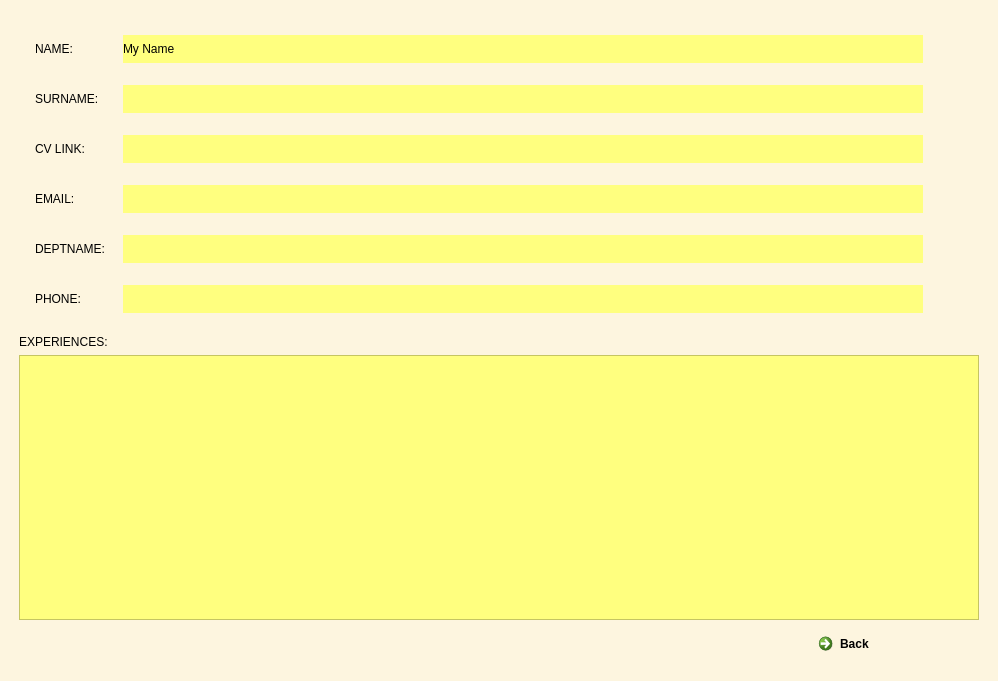
<?xml version="1.0" encoding="UTF-8"?>
<ui version="4.0">
 <class>Dialog</class>
 <widget class="QDialog" name="Dialog">
  <property name="geometry">
   <rect>
    <x>0</x>
    <y>0</y>
    <width>998</width>
    <height>681</height>
   </rect>
  </property>
  <property name="windowTitle">
   <string>Dialog</string>
  </property>
  <property name="styleSheet">
   <string notr="true">background-color: rgb(194, 154, 191);
background-color: rgb(253, 245, 223);</string>
  </property>
  <layout class="QVBoxLayout" name="verticalLayout_2">
   <item>
    <layout class="QVBoxLayout" name="verticalLayout">
     <property name="leftMargin">
      <number>8</number>
     </property>
     <property name="topMargin">
      <number>8</number>
     </property>
     <property name="rightMargin">
      <number>8</number>
     </property>
     <property name="bottomMargin">
      <number>8</number>
     </property>
     <item>
      <layout class="QVBoxLayout" name="verticalLayout_4">
       <property name="leftMargin">
        <number>8</number>
       </property>
       <property name="topMargin">
        <number>8</number>
       </property>
       <property name="rightMargin">
        <number>8</number>
       </property>
       <property name="bottomMargin">
        <number>8</number>
       </property>
       <item>
        <layout class="QHBoxLayout" name="horizontalLayout_8">
         <property name="spacing">
          <number>8</number>
         </property>
         <property name="leftMargin">
          <number>8</number>
         </property>
         <property name="topMargin">
          <number>8</number>
         </property>
         <property name="rightMargin">
          <number>8</number>
         </property>
         <property name="bottomMargin">
          <number>8</number>
         </property>
         <item>
          <widget class="QLabel" name="label_8">
           <property name="minimumSize">
            <size>
             <width>80</width>
             <height>0</height>
            </size>
           </property>
           <property name="maximumSize">
            <size>
             <width>80</width>
             <height>40</height>
            </size>
           </property>
           <property name="text">
            <string>NAME:</string>
           </property>
          </widget>
         </item>
         <item>
          <widget class="QLabel" name="outName">
           <property name="minimumSize">
            <size>
             <width>800</width>
             <height>28</height>
            </size>
           </property>
           <property name="maximumSize">
            <size>
             <width>800</width>
             <height>40</height>
            </size>
           </property>
           <property name="mouseTracking">
            <bool>false</bool>
           </property>
           <property name="styleSheet">
            <string notr="true">background-color: rgb(255, 255, 255);
background-color: rgb(255, 255, 127);</string>
           </property>
           <property name="text">
            <string>My Name</string>
           </property>
           <property name="wordWrap">
            <bool>true</bool>
           </property>
           <property name="textInteractionFlags">
            <set>Qt::LinksAccessibleByKeyboard|Qt::LinksAccessibleByMouse|Qt::TextBrowserInteraction|Qt::TextSelectableByKeyboard|Qt::TextSelectableByMouse</set>
           </property>
          </widget>
         </item>
         <item>
          <spacer name="horizontalSpacer">
           <property name="orientation">
            <enum>Qt::Horizontal</enum>
           </property>
           <property name="sizeType">
            <enum>QSizePolicy::Expanding</enum>
           </property>
           <property name="sizeHint" stdset="0">
            <size>
             <width>40</width>
             <height>20</height>
            </size>
           </property>
          </spacer>
         </item>
        </layout>
       </item>
       <item>
        <layout class="QHBoxLayout" name="horizontalLayout_2">
         <property name="spacing">
          <number>8</number>
         </property>
         <property name="leftMargin">
          <number>8</number>
         </property>
         <property name="topMargin">
          <number>8</number>
         </property>
         <property name="rightMargin">
          <number>8</number>
         </property>
         <property name="bottomMargin">
          <number>8</number>
         </property>
         <item>
          <widget class="QLabel" name="label_2">
           <property name="minimumSize">
            <size>
             <width>80</width>
             <height>0</height>
            </size>
           </property>
           <property name="maximumSize">
            <size>
             <width>80</width>
             <height>40</height>
            </size>
           </property>
           <property name="text">
            <string>SURNAME:</string>
           </property>
          </widget>
         </item>
         <item>
          <widget class="QLabel" name="outSurname">
           <property name="minimumSize">
            <size>
             <width>800</width>
             <height>28</height>
            </size>
           </property>
           <property name="maximumSize">
            <size>
             <width>800</width>
             <height>40</height>
            </size>
           </property>
           <property name="mouseTracking">
            <bool>false</bool>
           </property>
           <property name="styleSheet">
            <string notr="true">background-color: rgb(255, 255, 255);
background-color: rgb(255, 255, 127);</string>
           </property>
           <property name="text">
            <string/>
           </property>
           <property name="wordWrap">
            <bool>true</bool>
           </property>
           <property name="textInteractionFlags">
            <set>Qt::LinksAccessibleByKeyboard|Qt::LinksAccessibleByMouse|Qt::TextBrowserInteraction|Qt::TextSelectableByKeyboard|Qt::TextSelectableByMouse</set>
           </property>
          </widget>
         </item>
         <item>
          <spacer name="horizontalSpacer_2">
           <property name="orientation">
            <enum>Qt::Horizontal</enum>
           </property>
           <property name="sizeHint" stdset="0">
            <size>
             <width>40</width>
             <height>20</height>
            </size>
           </property>
          </spacer>
         </item>
        </layout>
       </item>
       <item>
        <layout class="QHBoxLayout" name="horizontalLayout_4">
         <property name="spacing">
          <number>8</number>
         </property>
         <property name="leftMargin">
          <number>8</number>
         </property>
         <property name="topMargin">
          <number>8</number>
         </property>
         <property name="rightMargin">
          <number>8</number>
         </property>
         <property name="bottomMargin">
          <number>8</number>
         </property>
         <item>
          <widget class="QLabel" name="label_4">
           <property name="minimumSize">
            <size>
             <width>80</width>
             <height>0</height>
            </size>
           </property>
           <property name="maximumSize">
            <size>
             <width>80</width>
             <height>40</height>
            </size>
           </property>
           <property name="text">
            <string>CV LINK:</string>
           </property>
          </widget>
         </item>
         <item>
          <widget class="QLabel" name="outCvLink">
           <property name="minimumSize">
            <size>
             <width>800</width>
             <height>28</height>
            </size>
           </property>
           <property name="maximumSize">
            <size>
             <width>800</width>
             <height>40</height>
            </size>
           </property>
           <property name="mouseTracking">
            <bool>false</bool>
           </property>
           <property name="styleSheet">
            <string notr="true">background-color: rgb(255, 255, 127);</string>
           </property>
           <property name="text">
            <string/>
           </property>
           <property name="wordWrap">
            <bool>true</bool>
           </property>
           <property name="textInteractionFlags">
            <set>Qt::LinksAccessibleByKeyboard|Qt::LinksAccessibleByMouse|Qt::TextBrowserInteraction|Qt::TextSelectableByKeyboard|Qt::TextSelectableByMouse</set>
           </property>
          </widget>
         </item>
         <item>
          <spacer name="horizontalSpacer_4">
           <property name="orientation">
            <enum>Qt::Horizontal</enum>
           </property>
           <property name="sizeHint" stdset="0">
            <size>
             <width>40</width>
             <height>20</height>
            </size>
           </property>
          </spacer>
         </item>
        </layout>
       </item>
       <item>
        <layout class="QHBoxLayout" name="horizontalLayout_5">
         <property name="spacing">
          <number>8</number>
         </property>
         <property name="leftMargin">
          <number>8</number>
         </property>
         <property name="topMargin">
          <number>8</number>
         </property>
         <property name="rightMargin">
          <number>8</number>
         </property>
         <property name="bottomMargin">
          <number>8</number>
         </property>
         <item>
          <widget class="QLabel" name="label_5">
           <property name="minimumSize">
            <size>
             <width>80</width>
             <height>0</height>
            </size>
           </property>
           <property name="maximumSize">
            <size>
             <width>80</width>
             <height>40</height>
            </size>
           </property>
           <property name="text">
            <string>EMAIL:</string>
           </property>
          </widget>
         </item>
         <item>
          <widget class="QLabel" name="outEmail">
           <property name="minimumSize">
            <size>
             <width>800</width>
             <height>28</height>
            </size>
           </property>
           <property name="maximumSize">
            <size>
             <width>800</width>
             <height>40</height>
            </size>
           </property>
           <property name="mouseTracking">
            <bool>false</bool>
           </property>
           <property name="styleSheet">
            <string notr="true">background-color: rgb(255, 255, 255);
background-color: rgb(255, 255, 127);</string>
           </property>
           <property name="text">
            <string/>
           </property>
           <property name="wordWrap">
            <bool>true</bool>
           </property>
           <property name="textInteractionFlags">
            <set>Qt::LinksAccessibleByKeyboard|Qt::LinksAccessibleByMouse|Qt::TextBrowserInteraction|Qt::TextSelectableByKeyboard|Qt::TextSelectableByMouse</set>
           </property>
          </widget>
         </item>
         <item>
          <spacer name="horizontalSpacer_5">
           <property name="orientation">
            <enum>Qt::Horizontal</enum>
           </property>
           <property name="sizeHint" stdset="0">
            <size>
             <width>40</width>
             <height>20</height>
            </size>
           </property>
          </spacer>
         </item>
        </layout>
       </item>
       <item>
        <layout class="QHBoxLayout" name="horizontalLayout_6">
         <property name="spacing">
          <number>8</number>
         </property>
         <property name="leftMargin">
          <number>8</number>
         </property>
         <property name="topMargin">
          <number>8</number>
         </property>
         <property name="rightMargin">
          <number>8</number>
         </property>
         <property name="bottomMargin">
          <number>8</number>
         </property>
         <item>
          <widget class="QLabel" name="label_6">
           <property name="minimumSize">
            <size>
             <width>80</width>
             <height>0</height>
            </size>
           </property>
           <property name="maximumSize">
            <size>
             <width>80</width>
             <height>40</height>
            </size>
           </property>
           <property name="text">
            <string>DEPTNAME:</string>
           </property>
          </widget>
         </item>
         <item>
          <widget class="QLabel" name="outDepartmentName">
           <property name="minimumSize">
            <size>
             <width>800</width>
             <height>28</height>
            </size>
           </property>
           <property name="maximumSize">
            <size>
             <width>800</width>
             <height>40</height>
            </size>
           </property>
           <property name="mouseTracking">
            <bool>false</bool>
           </property>
           <property name="styleSheet">
            <string notr="true">background-color: rgb(255, 255, 255);
background-color: rgb(255, 255, 127);</string>
           </property>
           <property name="text">
            <string/>
           </property>
           <property name="wordWrap">
            <bool>true</bool>
           </property>
           <property name="textInteractionFlags">
            <set>Qt::LinksAccessibleByKeyboard|Qt::LinksAccessibleByMouse|Qt::TextBrowserInteraction|Qt::TextSelectableByKeyboard|Qt::TextSelectableByMouse</set>
           </property>
          </widget>
         </item>
         <item>
          <spacer name="horizontalSpacer_6">
           <property name="orientation">
            <enum>Qt::Horizontal</enum>
           </property>
           <property name="sizeHint" stdset="0">
            <size>
             <width>40</width>
             <height>20</height>
            </size>
           </property>
          </spacer>
         </item>
        </layout>
       </item>
       <item>
        <layout class="QHBoxLayout" name="horizontalLayout_7">
         <property name="spacing">
          <number>8</number>
         </property>
         <property name="leftMargin">
          <number>8</number>
         </property>
         <property name="topMargin">
          <number>8</number>
         </property>
         <property name="rightMargin">
          <number>8</number>
         </property>
         <property name="bottomMargin">
          <number>8</number>
         </property>
         <item>
          <widget class="QLabel" name="label_9">
           <property name="minimumSize">
            <size>
             <width>80</width>
             <height>0</height>
            </size>
           </property>
           <property name="maximumSize">
            <size>
             <width>80</width>
             <height>40</height>
            </size>
           </property>
           <property name="text">
            <string>PHONE:</string>
           </property>
          </widget>
         </item>
         <item>
          <widget class="QLabel" name="outPhone">
           <property name="minimumSize">
            <size>
             <width>800</width>
             <height>28</height>
            </size>
           </property>
           <property name="maximumSize">
            <size>
             <width>800</width>
             <height>40</height>
            </size>
           </property>
           <property name="mouseTracking">
            <bool>false</bool>
           </property>
           <property name="styleSheet">
            <string notr="true">background-color: rgb(255, 255, 255);
background-color: rgb(255, 255, 127);</string>
           </property>
           <property name="text">
            <string/>
           </property>
           <property name="wordWrap">
            <bool>true</bool>
           </property>
           <property name="textInteractionFlags">
            <set>Qt::LinksAccessibleByKeyboard|Qt::LinksAccessibleByMouse|Qt::TextBrowserInteraction|Qt::TextSelectableByKeyboard|Qt::TextSelectableByMouse</set>
           </property>
          </widget>
         </item>
         <item>
          <spacer name="horizontalSpacer_7">
           <property name="orientation">
            <enum>Qt::Horizontal</enum>
           </property>
           <property name="sizeHint" stdset="0">
            <size>
             <width>40</width>
             <height>20</height>
            </size>
           </property>
          </spacer>
         </item>
        </layout>
       </item>
      </layout>
     </item>
     <item>
      <widget class="QLabel" name="label_7">
       <property name="text">
        <string>EXPERIENCES:</string>
       </property>
      </widget>
     </item>
     <item alignment="Qt::AlignHCenter">
      <widget class="QTableWidget" name="tableExperiences">
       <property name="minimumSize">
        <size>
         <width>960</width>
         <height>200</height>
        </size>
       </property>
       <property name="maximumSize">
        <size>
         <width>960</width>
         <height>16777215</height>
        </size>
       </property>
       <property name="styleSheet">
        <string notr="true">background-color: rgb(255, 255, 127);</string>
       </property>
      </widget>
     </item>
     <item alignment="Qt::AlignRight">
      <widget class="QCommandLinkButton" name="btnGoBack">
       <property name="styleSheet">
        <string notr="true">background-color: rgb(255, 170, 127);</string>
       </property>
       <property name="text">
        <string>Back</string>
       </property>
      </widget>
     </item>
    </layout>
   </item>
  </layout>
 </widget>
 <resources/>
 <connections/>
</ui>
